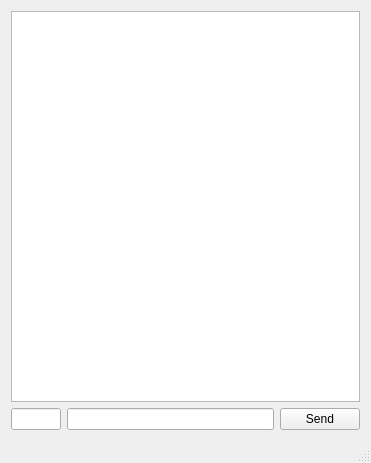
<?xml version="1.0" encoding="UTF-8"?>
<ui version="4.0">
 <class>QServerClass</class>
 <widget class="QMainWindow" name="QServerClass">
  <property name="geometry">
   <rect>
    <x>0</x>
    <y>0</y>
    <width>371</width>
    <height>463</height>
   </rect>
  </property>
  <property name="windowTitle">
   <string>Server</string>
  </property>
  <widget class="QWidget" name="centralWidget">
   <layout class="QGridLayout" name="gridLayout">
    <item row="0" column="0" colspan="3">
     <widget class="QListWidget" name="listWidget"/>
    </item>
    <item row="1" column="0">
     <widget class="QLineEdit" name="lineEdit">
      <property name="maximumSize">
       <size>
        <width>50</width>
        <height>16777215</height>
       </size>
      </property>
     </widget>
    </item>
    <item row="1" column="1">
     <widget class="QLineEdit" name="lineEdit_2"/>
    </item>
    <item row="1" column="2">
     <widget class="QPushButton" name="pushButton">
      <property name="text">
       <string>Send</string>
      </property>
     </widget>
    </item>
   </layout>
  </widget>
  <widget class="QStatusBar" name="statusBar"/>
 </widget>
 <layoutdefault spacing="6" margin="11"/>
 <resources/>
 <connections>
  <connection>
   <sender>pushButton</sender>
   <signal>clicked()</signal>
   <receiver>QServerClass</receiver>
   <slot>send()</slot>
   <hints>
    <hint type="sourcelabel">
     <x>317</x>
     <y>428</y>
    </hint>
    <hint type="destinationlabel">
     <x>316</x>
     <y>439</y>
    </hint>
   </hints>
  </connection>
 </connections>
 <slots>
  <slot>send()</slot>
 </slots>
</ui>
